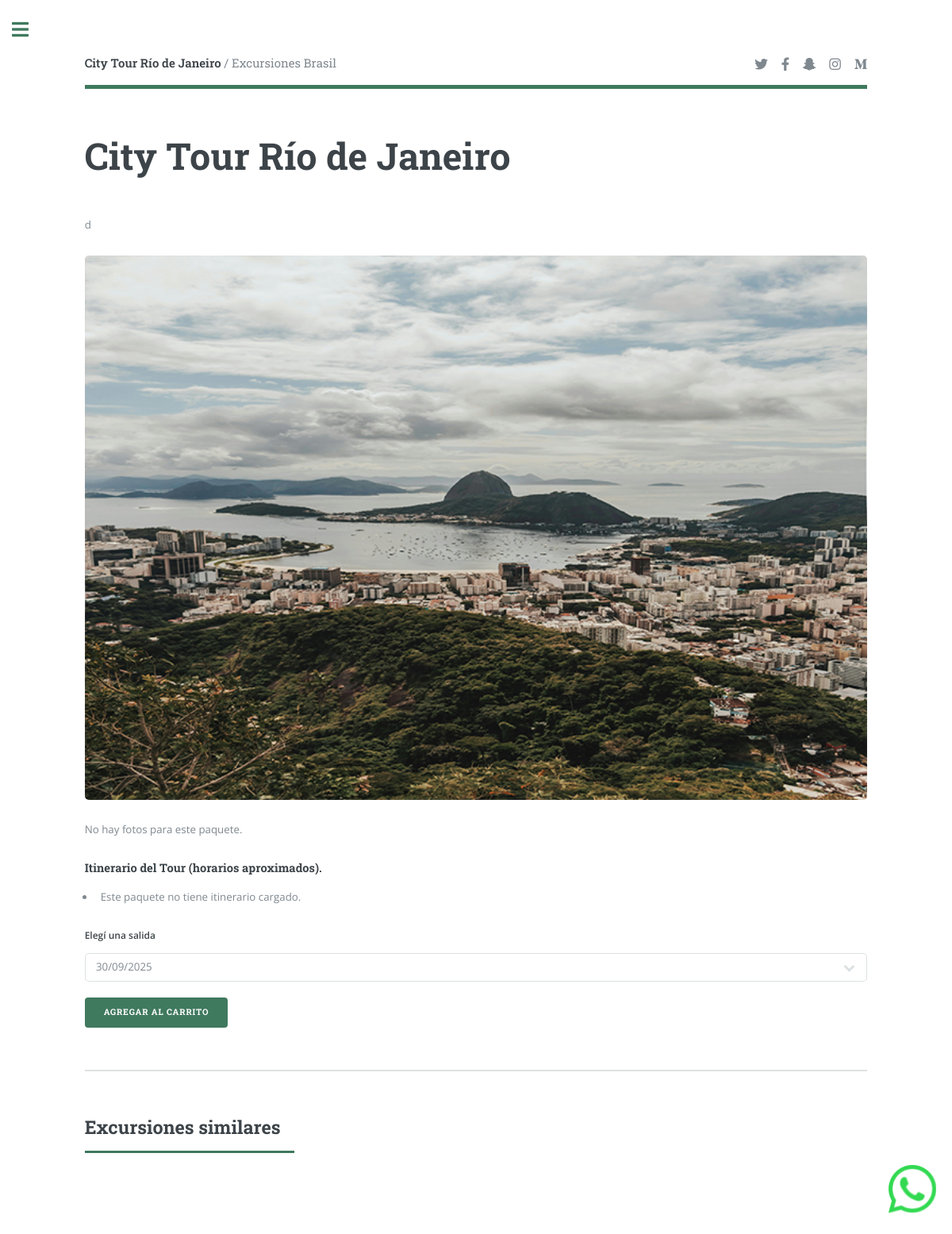
The page /paquete/1/ on the database its author committed.
### core/models.py (models this page shows, shortened)
class Paquete(models.Model):
    nombre = models.CharField(max_length=100)
    descripcion = models.TextField()
    precio = models.DecimalField(max_digits=10, decimal_places=2)
    imagen_portada = models.ImageField(upload_to='paquetes/portadas/')
    imagen_perfil = models.ImageField(upload_to='paquetes/perfil/')
    duracion_horas = models.PositiveIntegerField()
    ciudad = models.CharField(max_length=100)
    fecha_creacion = models.DateTimeField(auto_now_add=True)

### core/views.py (the view, shortened to what this page needs)
# urls.py: path("paquete/<int:pk>/", views.paquete, name="paquete"),
def paquete(request, pk):
    p = get_object_or_404(Paquete, pk=pk)
    salidas = p.salidas.filter(fecha__gte=localdate()).order_by('fecha')
    similares = Paquete.objects.exclude(pk=p.pk).order_by('?')[:6]
    return render(request, "paquete.html", {
        "paquete": p,
        "salidas": salidas,
        "similares": similares
    })

### templates/paquete.html (shortened to what this page needs)
{% extends "base.html" %}
{% load static socialaccount %}
{% load i18n %}
{% load static %}
{% block extra_head %}
<link href="https://cdnjs.cloudflare.com/ajax/libs/lightbox2/2.11.3/css/lightbox.min.css" rel="stylesheet">
{% endblock %}
{% block content %}
<div id="wrapper">
	<div id="main">
		<div class="inner">
			<header id="header">
				<a href="{{ request.get_full_path }}" class="logo"><strong>{{ paquete.nombre }}</strong> / Excursiones Brasil</a>
				<ul class="icons">
					<li><a href="#" class="icon brands fa-twitter"><span class="label">Twitter</span></a></li>
					<li><a href="#" class="icon brands fa-facebook-f"><span class="label">Facebook</span></a></li>
					<li><a href="#" class="icon brands fa-snapchat-ghost"><span class="label">Snapchat</span></a>
					</li>
					<li><a href="#" class="icon brands fa-instagram"><span class="label">Instagram</span></a></li>
					<li><a href="#" class="icon brands fa-medium-m"><span class="label">Medium</span></a></li>
				</ul>
			</header>
			<section>
				<header class="main">
					<h1>{{ paquete.nombre }}</h1>
				</header>
				<p>{{ paquete.descripcion }}</p>
				<span class="image fit"><img src="{{ paquete.imagen_portada.url }}" alt="" /></span>
				<div class="box alt">
					<div class="row gtr-50 gtr-uniform">
						{% for foto in paquete.fotos.all %}
						<div class="col-4">
							<a href="{{ foto.imagen.url }}" data-lightbox="galeria-{{ paquete.id }}" data-title="{{ foto.descripcion }}">
								<span class="image fit">
									<img src="{{ foto.imagen.url }}" alt="{{ foto.descripcion }}">
								</span>
							</a>
						</div>
						{% empty %}
						<p>{% trans "No hay fotos para este paquete." %}</p>
						{% endfor %}
					</div>
				</div>
				<h4>Itinerario del Tour (horarios aproximados).</h4>
				<ul>
					{% for i in paquete.itinerarios.all %}
					<li>{{ i.nombre }}</li>
					{% empty %}
					<li>Este paquete no tiene itinerario cargado.</li>
					{% endfor %}
				</ul>
				<form id="add-to-cart-form" method="post" action="{% url 'paquete' paquete.id %}">
					<div class="row gtr-uniform">
						<div class="col-12">
							<label for="salida_id">{% trans "Elegí una salida" %}</label>
							<select name="salida_id" id="salida_id" required>
								{% if salidas %}
								{% for s in salidas %}
								<option value="{{ s.id }}">
									{{ s.fecha|date:"d/m/Y" }}
								</option>
								{% endfor %}
								{% else %}
								<option value="" disabled selected>{% trans "Sin salidas disponibles" %}</option>
								{% endif %}
							</select>
						</div>
						<div class="col-12">
							<ul class="actions">
								<li><input type="submit" value="{% trans 'Agregar al carrito' %}" class="primary" /></li>
							</ul>
						</div>
					</div>
				</form>
			</section>
			<section>
				<header class="major">
					<h2>Excursiones similares</h2>
				</header>
			</section>
		</div>
	</div>
</div>
{% endblock %}

### rows shown on the page
Paquete: nombre "City Tour Río de Janeiro", descripcion "d", imagen_portada (picture)

### other values the page prints
form field salida_id "30/09/2025"
